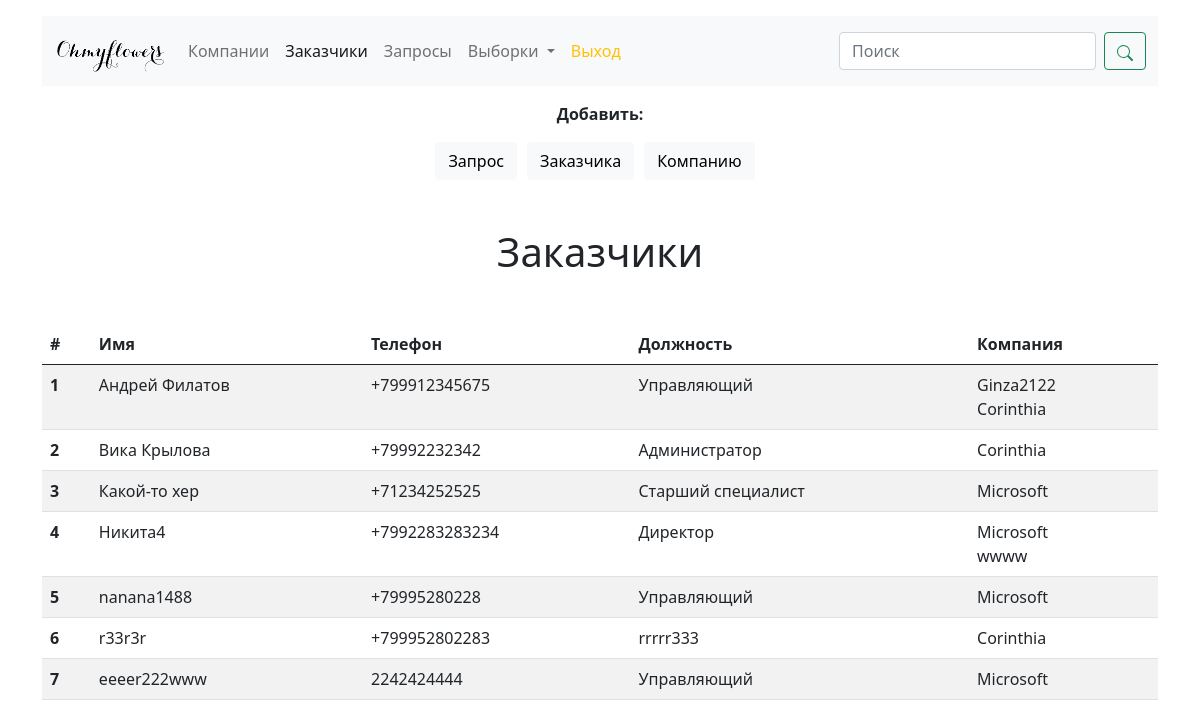
The page /customers/ (signed in) on the database its author committed.
### orderscrm/models.py (models this page shows, shortened)
class Customer(models.Model):
    name = models.CharField(max_length=64, verbose_name='ФИО')
    phone = models.CharField(max_length=20, unique=True, verbose_name='Телефон')
    position = models.CharField(max_length=30, verbose_name='Должность')
    company = models.ManyToManyField('Company', related_name='companies', verbose_name='Компания')
    class Meta:
        verbose_name = 'Заказчик'
        verbose_name_plural = 'Заказчики'

class Company(models.Model):
    company_title = models.CharField(max_length=64, verbose_name='Название компании')
    place_title = models.CharField(max_length=64, verbose_name='Название заведения')
    address = models.CharField(max_length=256, verbose_name='Фактический адрес')
    payment_details = models.CharField(max_length=512, verbose_name='ИНН')
    class Meta:
        verbose_name = 'Компания'
        verbose_name_plural = 'Компании'

### orderscrm/views.py (the view)
# urls.py: path('customers/', CustomersView.as_view(), name='customers'),
class CustomersView(LoginRequiredMixin, View):
    login_url = settings.LOGIN_URL
    def get(self, request):
        customers = Customer.objects.all()
        companies = Company.objects.all()
        return render(request, 'customers.html', context={
            'customers': customers,
            'companies': companies,
        })

### orderscrm/templates/customers.html (shortened to what this page needs)
{% extends './base.html' %}
{% block content %}
<h1 class="display-6 text-center mt-5 mb-5">Заказчики</h1>
{% include 'tables/customer.html' %}
{% endblock %}

### orderscrm/templates/tables/customer.html
<table class="table table-striped table-hover">
    <thead>
    <tr>
        <th scope="col">#</th>
        <th scope="col">Имя</th>
        <th scope="col">Телефон</th>
        <th scope="col">Должность</th>
        <th scope="col">Компания</th>
    </tr>
    </thead>
    <tbody>
    {% for customer in customers %}
    <tr onclick="window.location.href='/customers/{{ customer.id }}'; return false" style="cursor: pointer">
        <th scope="row">{{ customer.id }}</th>
        <td>{{ customer.name }}</td>
        <td>{{ customer.phone }}</td>
        <td>{{ customer.position }}</td>
        <td>{% for company in customer.company.all %}
                {{ company.company_title }}<br>
            {% endfor %}
        </td>
    </tr>
    {% endfor %}
    </tbody>
</table>

### rows shown on the page
Customer: id "1", name "Андрей Филатов", phone "+799912345675", position "Управляющий"
Company: company_title "Ginza2122"
Company: company_title "Corinthia"
Customer: id "2", name "Вика Крылова", phone "+79992232342", position "Администратор"
Customer: id "3", name "Какой-то хер", phone "+71234252525", position "Старший специалист"
Company: company_title "Microsoft"
Customer: id "4", name "Никита4", phone "+7992283283234", position "Директор"
Company: company_title "wwww"
Customer: id "5", name "nanana1488", phone "+79995280228", position "Управляющий"
Customer: id "6", name "r33r3r", phone "+799952802283", position "rrrrr333"
Customer: id "7", name "eeeer222www", phone "2242424444", position "Управляющий"
